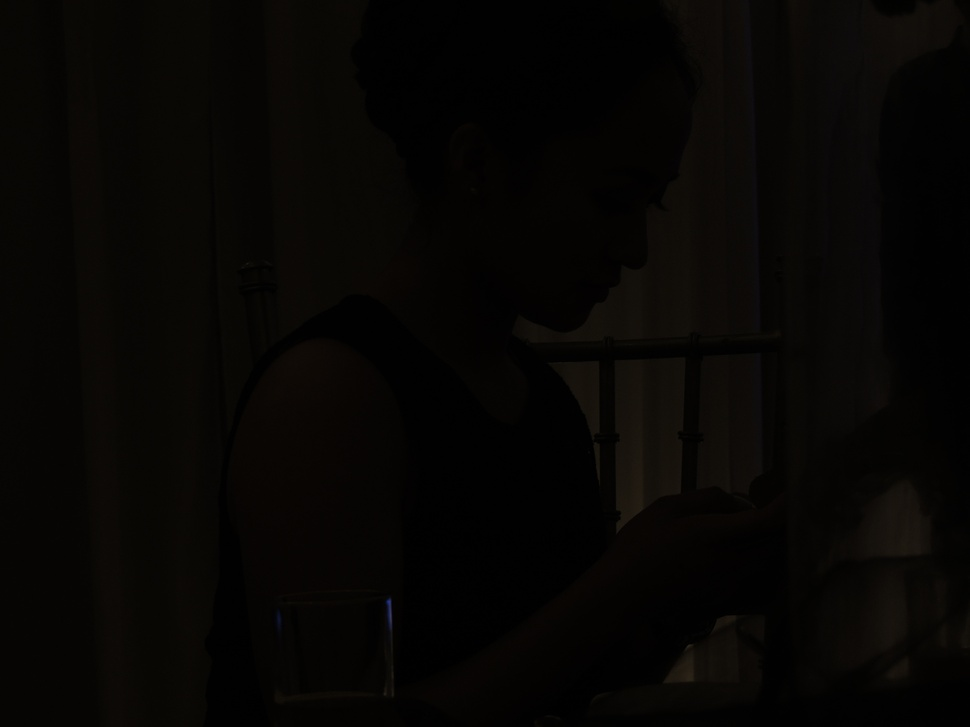
#> input picture Activity 5/DSCN5151.JPG, 970 x 727 px, shrunk from 4608 x 3456 before the run
$ jupyter execute 'Activity 5 - Enhancement by Histogram Manipulation.ipynb'
#> lines starting #> are read from the running program, lines starting #| are printed output that depends on the picture
[cell 1]
import numpy as np
import matplotlib.pyplot as plt
import matplotlib.image as mpimg
import pandas as pd
import cv2

[cell 2]
plt.rcParams["figure.figsize"] = (16*1.5, 9*1.5)

[cell 3]
def rgb2gray(rgb):
    return np.dot(rgb[...,:3], [0.2989, 0.5870, 0.1140])

[cell 4]
def contrast_stretching(X):
    return ((X - X.min()) / (X.max() - X.min())) * 255

[cell 5]
RGB_image = mpimg.imread('DSCN5151.JPG')
#> RGB_image is the input picture: shape (727, 970, 3); mean R, G, B 6.8, 5.5, 3.5
Gray_image = rgb2gray(RGB_image)
#> in rgb2gray, `return np.dot(rgb[...,:3], [0.2989, 0.5870, 0.1140])`:
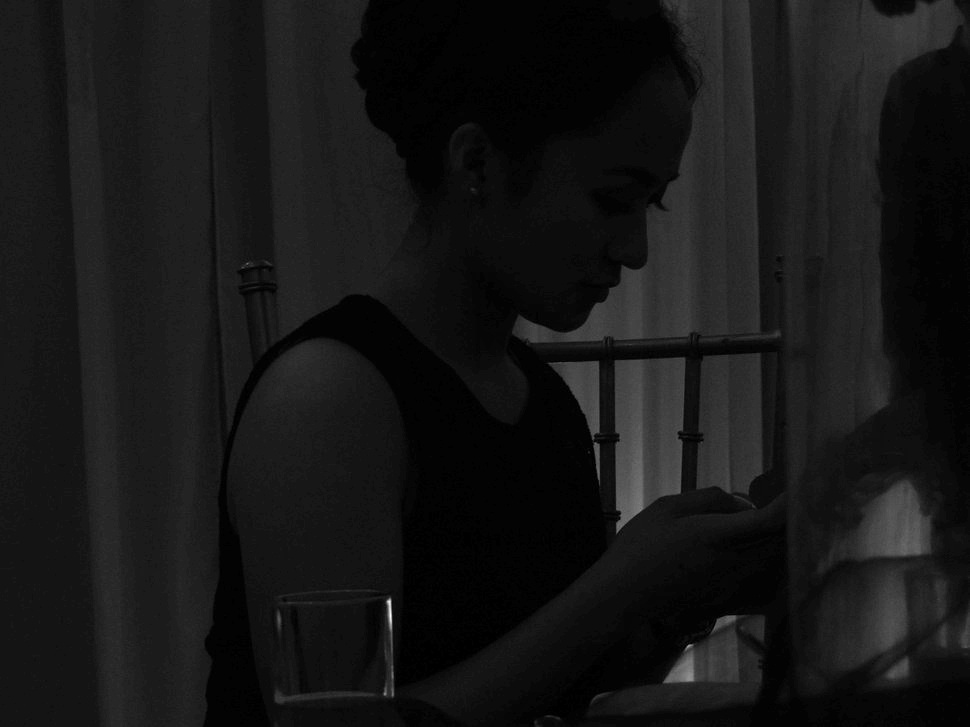
#> returned value: shape (727, 970) float64; min 0, max 64.11, mean 5.7; drawn with min black and max white
Gray_image_stretched = contrast_stretching(Gray_image)

[cell 6]
plt.subplot(131)
plt.imshow(RGB_image)
plt.axis('off')
plt.subplot(132)
plt.imshow(Gray_image, cmap = 'gray')
plt.axis('off')
plt.subplot(133)
plt.imshow(Gray_image_stretched, cmap = 'gray')
plt.axis('off')

plt.savefig('rgb_gray_stretch.png', dpi = 300, bbox_inches='tight')
plt.show()

[cell 7]
Gray_image.min(), Gray_image.max()
#> Out = (0, 64.11)

[cell 8]
Gray_image_stretched.min(), Gray_image_stretched.max()
#> Out = (0, 255)

[cell 9]
plt.subplot(121)
plt.imshow(Gray_image, cmap = 'gray')
plt.axis('off')
plt.subplot(122)
plt.imshow(Gray_image_stretched, cmap = 'gray')
plt.axis('off')
plt.show()
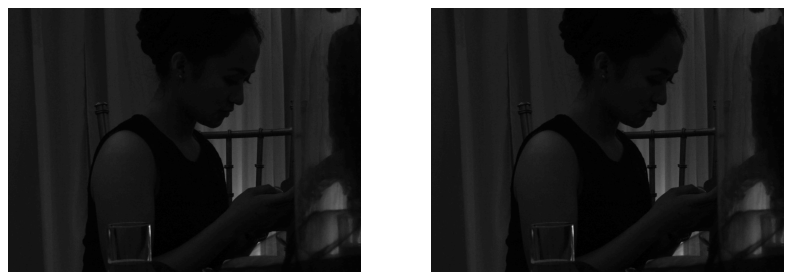
#> figure drawn by matplotlib, 2 panels

[cell 10]
Gray_image = 255*Gray_image/Gray_image.max()

[cell 11]
a, binning= np.histogram(Gray_image, bins = 255, density=True)
#> a = 255 values, max 0.15 at index 3, min 0 at index 65, mean 0.00392; binning = 256 values from 0 to 255

[cell 12]
Values = np.arange(0,255)
CDF = np.cumsum(a)
#> CDF = 255 values from 0.0303 to 1

[cell 13]
plt.figure(figsize = [18,6])
plt.subplot(121)
plt.bar(binning[:-1],a,width=1, color='blue')
plt.xlim(0,256)
plt.xticks(fontsize = 12)
plt.yticks(fontsize = 12)
plt.subplot(122)
plt.plot(Values, CDF, color='blue')
plt.xlim(0,256)
plt.xticks(fontsize = 12)
plt.yticks(fontsize = 12)

plt.savefig('pdf_cdf_original_image.png', dpi = 300, bbox_inches='tight')
#> figure, not shown here; panel 1: tallest bar 0.15 high, from x = 2.5 to 3.5; panel 2: curve peaks at x = 254, y = 1
plt.show()

[cell 14]
CDF_uniform_y = np.linspace(0,1,255)
CDF_uniform_x = np.arange(0,255)

[cell 15]
plt.figure(figsize = [9*2,6])
plt.subplot(121)
plt.plot(Values, CDF, color='blue')
plt.xlim(0,256)
plt.xticks(fontsize = 12)
plt.yticks(fontsize = 12)
plt.subplot(122)
plt.plot(CDF_uniform_x, CDF_uniform_y, color='blue')
plt.xticks(fontsize = 12)
plt.yticks(fontsize = 12)
plt.savefig('desired_linear.png', dpi = 300, bbox_inches='tight')
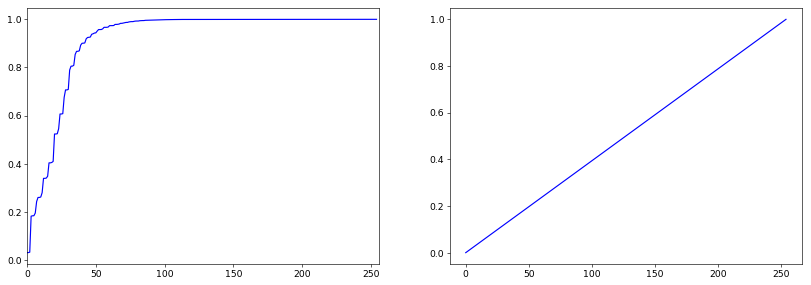
#> figure drawn by matplotlib, 2 panels; panel 1: curve peaks at x = 254, y = 1; panel 2: curve peaks at x = 254, y = 1
plt.show()

[cell 16]
Gray_image_linear = Gray_image.astype(int)

linear_dataframe = pd.DataFrame()
linear_dataframe['Original Grayscale Values'] = Values
linear_dataframe['CDF Values'] = CDF
linear_dataframe['New Grayscale Values'] = CDF * 256

[cell 17]
linear_dataframe.head(10)

[cell 18]
# Store country_codes and continent_codes column data for further usage
oldval = np.array(linear_dataframe['Original Grayscale Values'])
newval = np.array(linear_dataframe['New Grayscale Values'])

# Mask of elements to be changed
mask = np.in1d(Gray_image_linear,oldval)

# Indices for each match from oldval in arr
idx = np.searchsorted(oldval,Gray_image_linear.ravel()[mask])

# Using the mask put selective elements from continent_codes column into arr
Gray_image_linear.ravel()[mask] = newval[idx]

[cell 19]
plt.subplot(121)
plt.imshow(Gray_image, cmap = 'gray')
plt.axis('off')
plt.subplot(122)
plt.imshow(Gray_image_linear, cmap = 'gray')
plt.axis('off')
plt.savefig('desired_image_linear.png', dpi = 300, bbox_inches='tight')
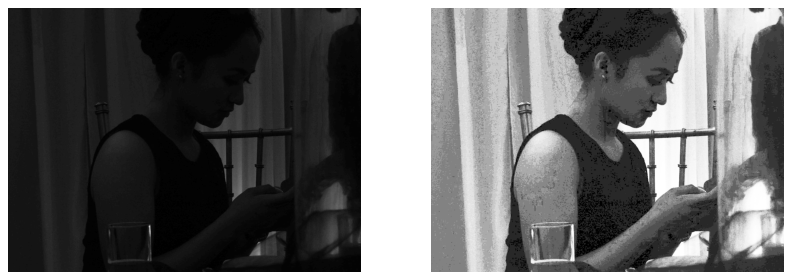
#> figure drawn by matplotlib, 2 panels
plt.show()

[cell 20]
a, binning= np.histogram(Gray_image_linear, bins = 255, density=True)
#> a = 255 values, max 0.156 at index 40, min 0 at index 2, mean 0.00403; binning = 256 values from 7 to 255
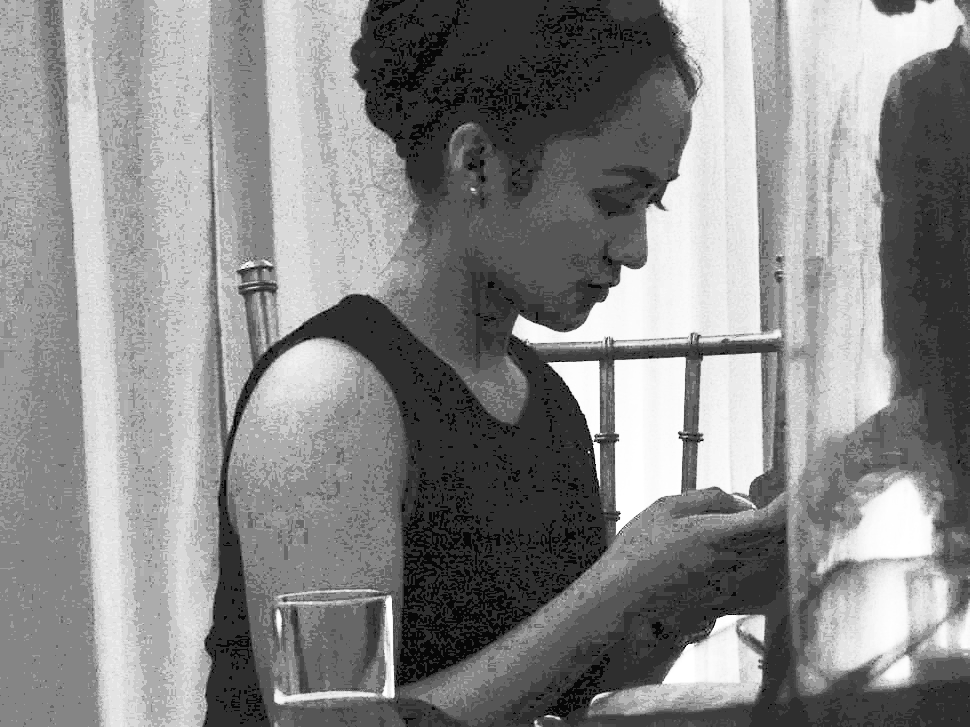
#> Gray_image_linear: shape (727, 970) int64; min 7, max 255, mean 135.9
Values_a = np.arange(0,255)
CDF_a = np.cumsum(a)
#> CDF_a = 255 values from 0.0315 to 1.03

plt.figure(figsize = [27,6])
plt.subplot(131)
plt.plot(Values, CDF, color='blue')
plt.xlim(0,256)
plt.xticks(fontsize = 12)
plt.yticks(fontsize = 12)
plt.subplot(132)
plt.plot(CDF_uniform_x, CDF_uniform_y, color='blue')
plt.xticks(fontsize = 12)
plt.yticks(fontsize = 12)
plt.subplot(133)
plt.plot(Values_a, CDF_a, color='blue')
plt.xlim(0,256)
plt.xticks(fontsize = 12)
plt.yticks(fontsize = 12)

plt.savefig('pdf_cdf_linear_image.png', dpi = 300, bbox_inches='tight')
#> figure, not shown here; panel 1: curve peaks at x = 254, y = 1; panel 2: curve peaks at x = 254, y = 1; panel 3: curve peaks at x = 254, y = 1.03
plt.show()

[cell 21]
plt.figure(figsize=[9,6])
plt.bar(binning[:-1],a,width=1, color='blue')
plt.xlim(0,256)
plt.xticks(fontsize = 12)
plt.yticks(fontsize = 12)
plt.savefig('histogram_linear', dpi=300, bbox_inches='tight')
#> figure, not shown here; tallest bar 0.156 high, from x = 45.4 to 46.4

[cell 22]
def sigmoid_function(X):
    return 1 / (1 + np.exp((a-X)/m))

def inverse_sigmoid(Y):
    return a - m*np.log((1/Y)-1)

[cell 23]
CDF_sigmoid_x = np.arange(0,256)

a = np.median(CDF_sigmoid_x)
m = 15
CDF_sigmoid_y = sigmoid_function(CDF_sigmoid_x)

[cell 24]
plt.figure(figsize = [9*2,6])
plt.subplot(121)
plt.plot(Values, CDF, color='blue')
plt.xlim(0,256)
plt.xticks(fontsize = 12)
plt.yticks(fontsize = 12)
plt.subplot(122)
plt.plot(CDF_sigmoid_x, CDF_sigmoid_y, color='blue')
plt.xticks(fontsize = 12)
plt.yticks(fontsize = 12)
plt.savefig('desired_sigmoid.png', dpi = 300, bbox_inches='tight')
#> figure, not shown here; panel 1: curve peaks at x = 254, y = 1; panel 2: curve peaks at x = 255, y = 1
plt.show()

[cell 25]
Gray_image_sigmoid = Gray_image.astype(int)

sigmoid_dataframe = pd.DataFrame()

sigmoid_dataframe['Original Grayscale Values'] = Values
sigmoid_dataframe['CDF Values'] = CDF
sigmoid_dataframe['Sigmoid Grayscale Values'] = inverse_sigmoid(CDF)

[cell 26]
# Store country_codes and continent_codes column data for further usage
oldval1 = np.array(sigmoid_dataframe['Original Grayscale Values'])
newval1 = np.array(sigmoid_dataframe['Sigmoid Grayscale Values'])

# Mask of elements to be changed
mask1 = np.in1d(Gray_image_sigmoid,oldval1)

# Indices for each match from oldval in arr
idx1 = np.searchsorted(oldval1,Gray_image_sigmoid.ravel()[mask1])

# Using the mask put selective elements from continent_codes column into arr
Gray_image_sigmoid.ravel()[mask1] = newval1[idx1]

[cell 27]
plt.subplot(121)
plt.imshow(Gray_image, cmap = 'gray')
plt.axis('off')
plt.subplot(122)
plt.imshow(Gray_image_sigmoid, cmap = 'gray')
plt.axis('off')
plt.savefig('desired_image_sigmoid.png', dpi = 300, bbox_inches='tight')
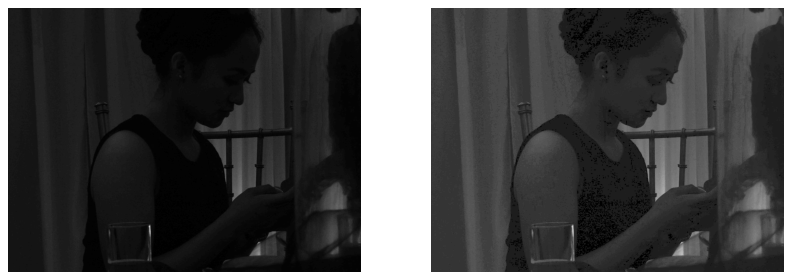
#> figure drawn by matplotlib, 2 panels
plt.show()

[cell 28]
aa, binninga = np.histogram(Gray_image_sigmoid, bins = 256, density=True)
#> aa = 256 values, max 0.151 at index 29, min 0 at index 2, mean 0.00394; binninga = 257 values from 75 to 329
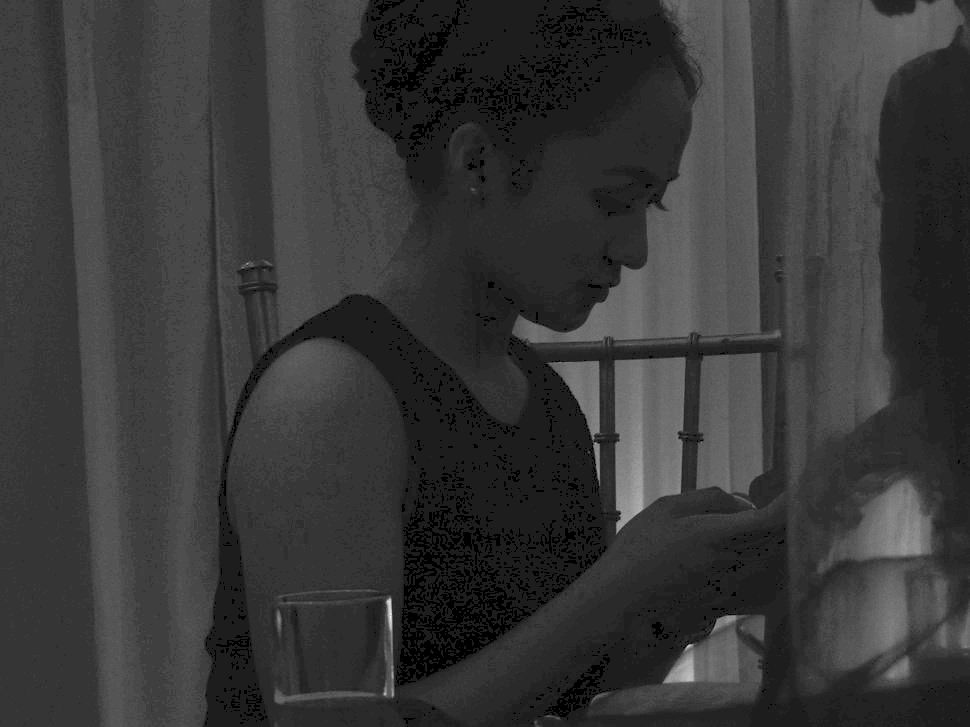
#> Gray_image_sigmoid: shape (727, 970) int64; min 75, max 329, mean 130.5; drawn with min black and max white
Values_b = np.arange(0,256)
CDF_b = np.cumsum(aa)
#> CDF_b = 256 values from 0.0309 to 1.01

plt.figure(figsize = [27,6])
plt.subplot(131)
plt.plot(Values, CDF, color='blue')
plt.xlim(0,256)
plt.xticks(fontsize = 12)
plt.yticks(fontsize = 12)
plt.subplot(132)
plt.plot(CDF_sigmoid_x, CDF_sigmoid_y, color='blue')
plt.xticks(fontsize = 12)
plt.yticks(fontsize = 12)
plt.subplot(133)
plt.plot(Values_b, CDF_b, color='blue')
plt.xlim(0,256)
plt.xticks(fontsize = 12)
plt.yticks(fontsize = 12)

plt.savefig('pdf_cdf_sigmoid_image.png', dpi = 300, bbox_inches='tight')
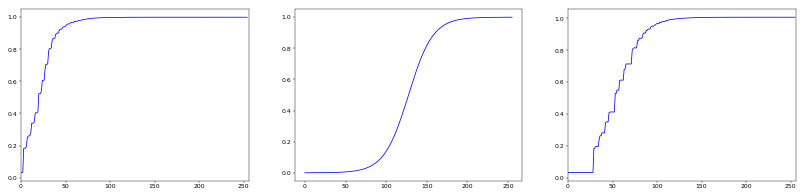
#> figure drawn by matplotlib, 3 panels; panel 1: curve peaks at x = 254, y = 1; panel 2: curve peaks at x = 255, y = 1; panel 3: curve peaks at x = 255, y = 1.01
plt.show()

[cell 29]
plt.figure(figsize=[9,6])
plt.bar(binninga[:-1],aa,width=1, color='blue')
plt.xlim(0,256)
plt.xticks(fontsize = 12)
plt.yticks(fontsize = 12)
plt.savefig('histogram_sigmoid', dpi=300, bbox_inches='tight')
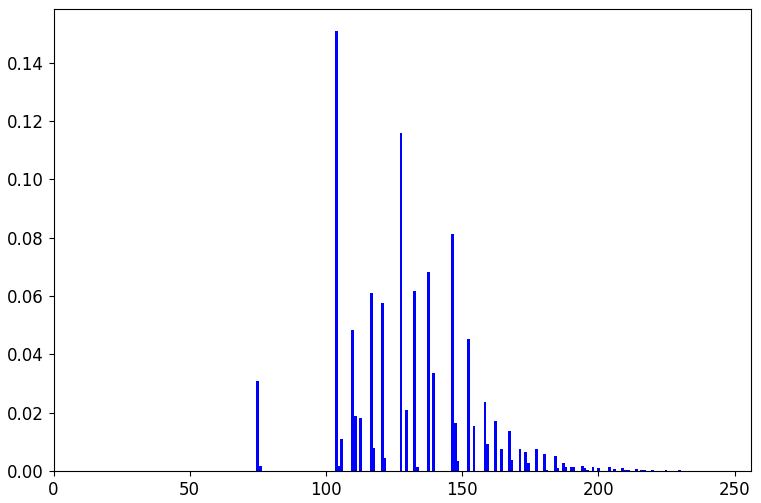
#> figure drawn by matplotlib, 1 panel; tallest bar 0.151 high, from x = 103.3 to 104.3

[cell 30]
plt.plot(Values_b, CDF_b, color='blue')
plt.xlim(0,256)
plt.xticks(fontsize = 12)
plt.yticks(fontsize = 12)
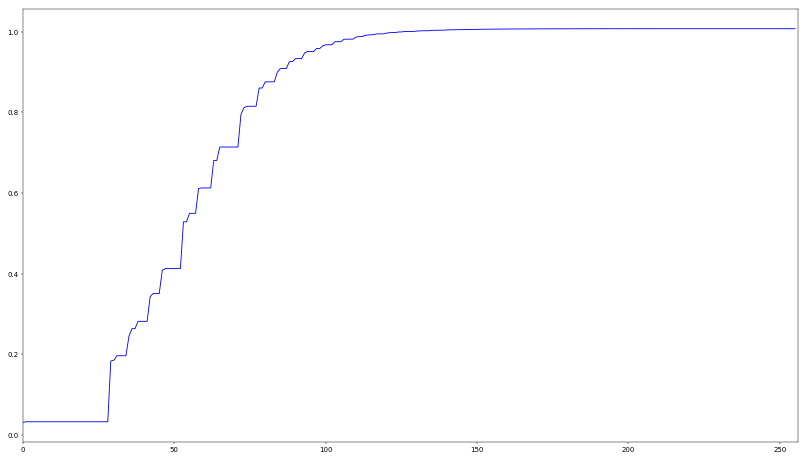
#> figure drawn by matplotlib, 1 panel; curve peaks at x = 255, y = 1.01

$ run again, with Activity 5/DSCN5152.JPG copied over Activity 5/DSCN5151.JPG
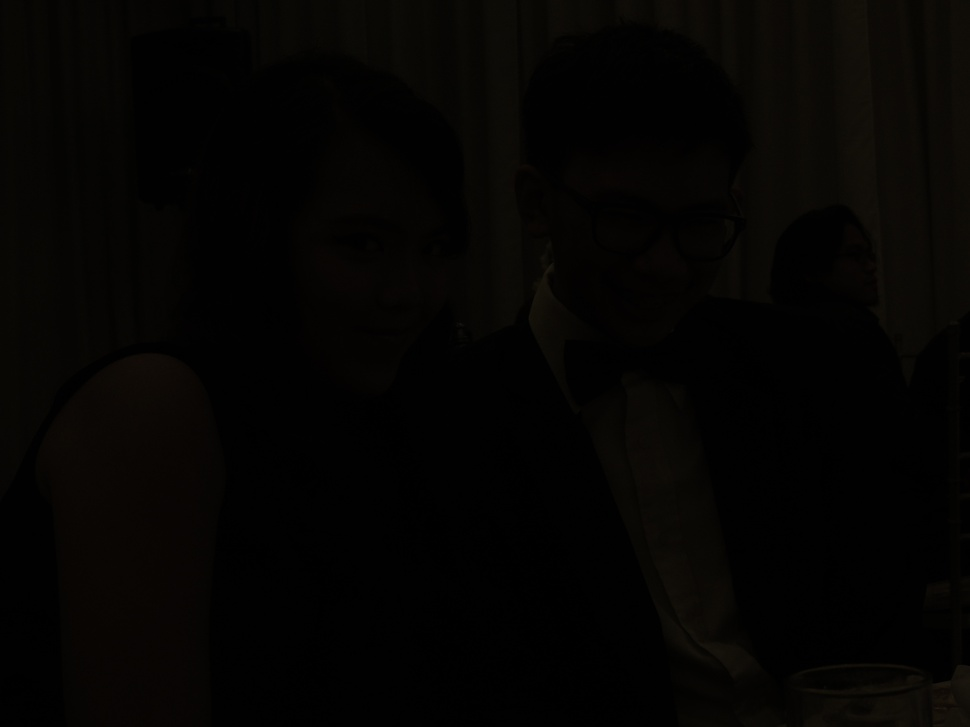
#> input picture Activity 5/DSCN5152.JPG, 970 x 727 px, shrunk from 4608 x 3456 before the run
#> RGB_image is the input picture: shape (727, 970, 3); mean R, G, B 4.7, 3.8, 2.3
#> `Gray_image.min(), Gray_image.max()`: Out = (0, 28.41)
#> `Gray_image_stretched.min(), Gray_image_stretched.max()`: Out = (0, 255)
#> `a, binning= np.histogram(Gray_image, bins = 255, density=True)`: a = 255 values, max 0.378 at index 8, min 0 at index 1, mean 0.00392; binning = 256 values from 0 to 255
#> CDF = 255 values from 0.082 to 1
#> `a, binning= np.histogram(Gray_image_linear, bins = 255, density=True)`: a = 255 values, max 0.412 at index 105, min 0 at index 2, mean 0.00427; binning = 256 values from 21 to 255
#> CDF_a = 255 values from 0.0909 to 1.09
#> aa = 256 values, max 0.409 at index 36, min 0 at index 2, mean 0.0042; binninga = 257 values from 91 to 329
#> `aa, binninga = np.histogram(Gray_image_sigmoid, bins = 256, density=Tr..`:
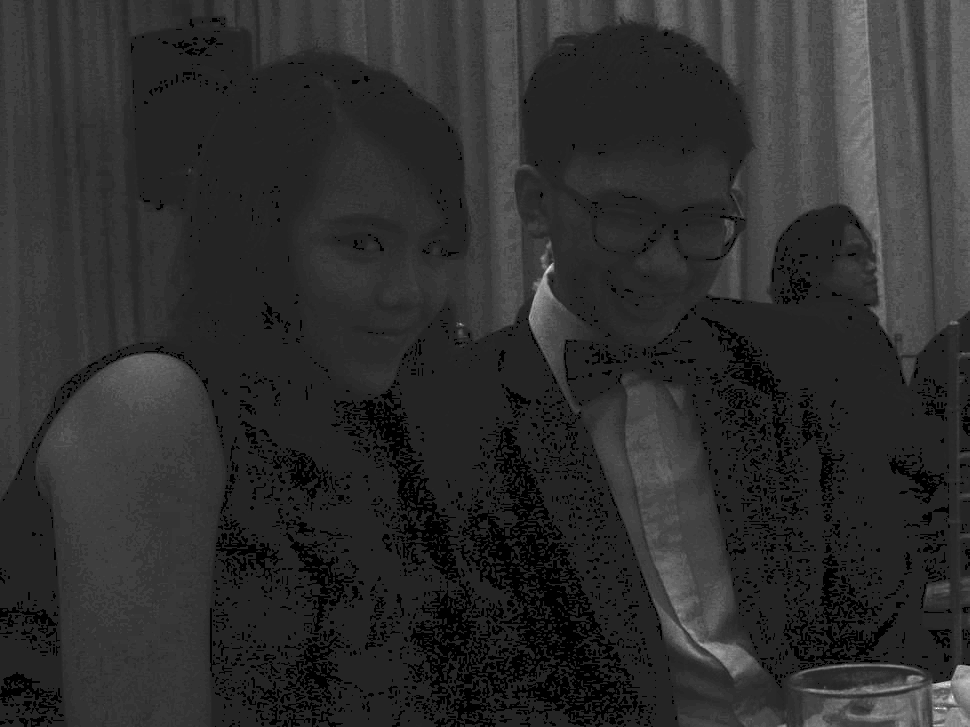
#> Gray_image_sigmoid: shape (727, 970) int64; min 91, max 329, mean 134.4; drawn with min black and max white
#> CDF_b = 256 values from 0.0898 to 1.08
#> `[cell 30] plt.plot(Values_b, CDF_b, color='blue') plt.xlim(0,256) plt...`:
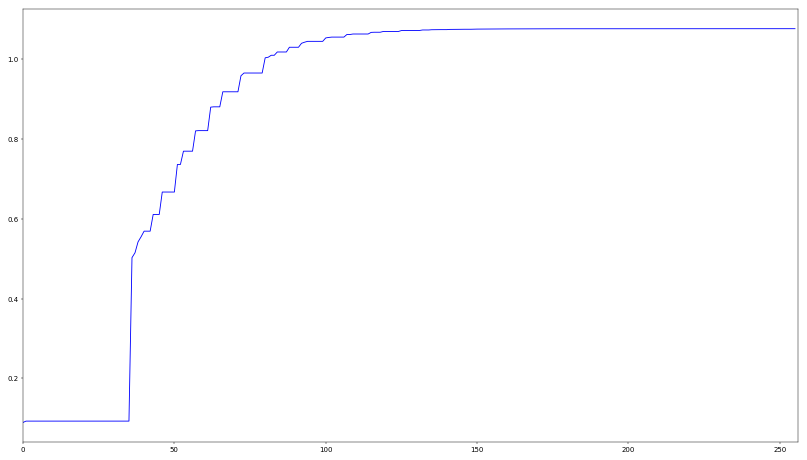
#> figure drawn by matplotlib, 1 panel; curve peaks at x = 255, y = 1.08
